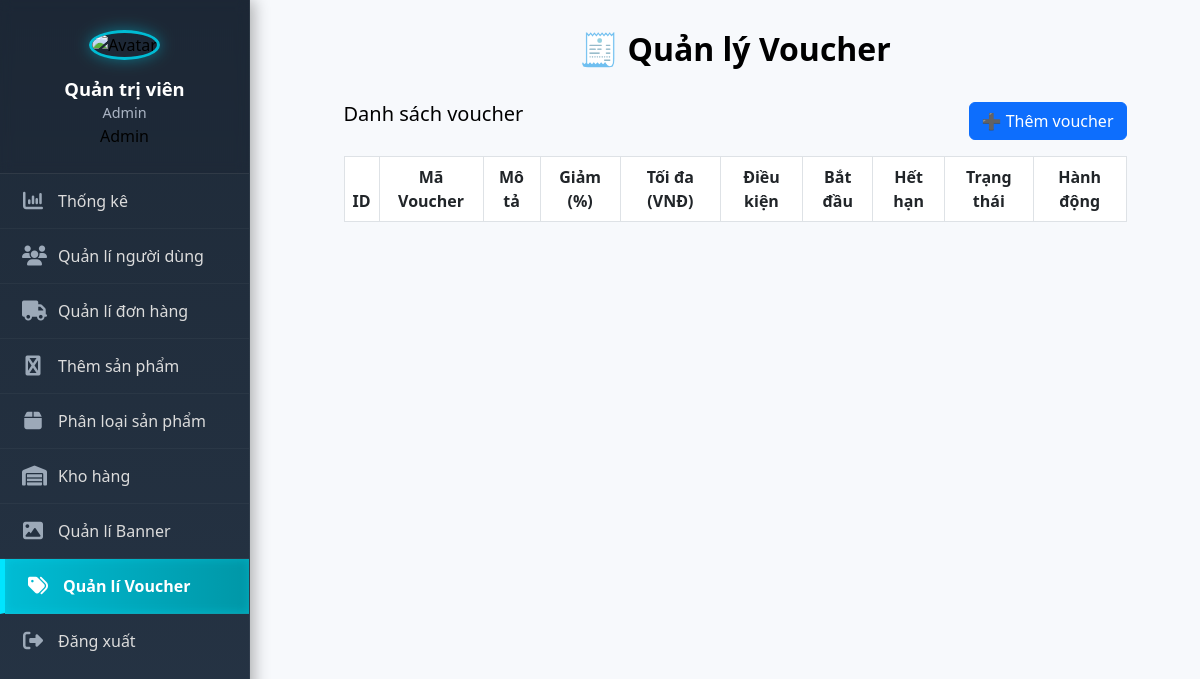
Page /admin_voucher.php on the earlier database version.
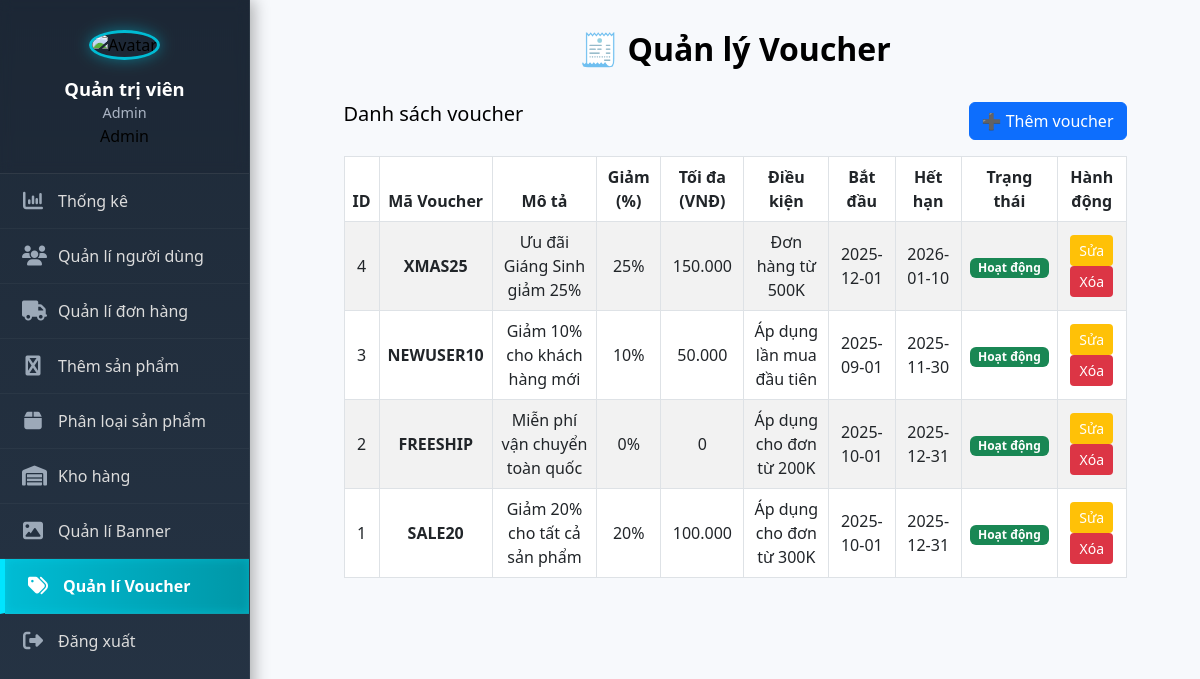
Same page on the later database version.
### tables this page shows
CREATE TABLE `vouchers` (
    `id` INT(11) NOT NULL AUTO_INCREMENT,
    `ma_voucher` VARCHAR(50) NOT NULL UNIQUE,  
    `mo_ta` TEXT DEFAULT NULL,  
    `giam_phan_tram` INT(3) NOT NULL DEFAULT 0,  
    `gia_tri_toi_da` DECIMAL(10, 2) DEFAULT NULL,  
    `dieu_kien` VARCHAR(255) DEFAULT NULL,  
    `ngay_bat_dau` DATE NOT NULL DEFAULT(CURRENT_DATE),  
    `ngay_het_han` DATE NOT NULL,  
    `trang_thai` ENUM('Hoạt động', 'Hết hạn', 'Ẩn') DEFAULT 'Hoạt động',
    PRIMARY KEY (`id`)
);

### admin_voucher.php (the view, shortened to what this page needs)
<?php
include "Database/connectdb.php";
$result = $conn->query("SELECT * FROM vouchers ORDER BY id DESC");
?>
<!DOCTYPE html>
<html lang="vi">
<head>
    <link href="https://cdn.jsdelivr.net/npm/bootstrap@5.3.0/dist/css/bootstrap.min.css" rel="stylesheet">
    <link rel="stylesheet" href="https://cdnjs.cloudflare.com/ajax/libs/font-awesome/6.5.0/css/all.min.css">
</head>
<body>
    <?php include 'sidebar_admin.php'; ?>
    <div class="main-content">
        <h2 class="mb-4">🧾 Quản lý Voucher</h2>
        <div class="d-flex justify-content-between mb-3">
            <h5>Danh sách voucher</h5>
            <button class="btn btn-primary" data-bs-toggle="modal" data-bs-target="#addModal">➕ Thêm voucher</button>
        </div>
        <div class="table-responsive">
            <table class="table table-bordered table-striped align-middle text-center">
                <thead>
                    <tr>
                        <th>ID</th>
                        <th>Mã Voucher</th>
                        <th>Mô tả</th>
                        <th>Giảm (%)</th>
                        <th>Tối đa (VNĐ)</th>
                        <th>Điều kiện</th>
                        <th>Bắt đầu</th>
                        <th>Hết hạn</th>
                        <th>Trạng thái</th>
                        <th>Hành động</th>
                    </tr>
                </thead>
                <tbody>
                    <?php while ($row = $result->fetch_assoc()): ?>
                        <tr>
                            <td><?= $row['id'] ?></td>
                            <td><strong><?= htmlspecialchars($row['ma_voucher']) ?></strong></td>
                            <td><?= htmlspecialchars($row['mo_ta']) ?></td>
                            <td><?= $row['giam_phan_tram'] ?>%</td>
                            <td><?= number_format($row['gia_tri_toi_da'], 0, ',', '.') ?></td>
                            <td><?= htmlspecialchars($row['dieu_kien']) ?></td>
                            <td><?= $row['ngay_bat_dau'] ?></td>
                            <td><?= $row['ngay_het_han'] ?></td>
                            <td>
                                <span class="badge bg-<?= $row['trang_thai'] == 'Hoạt động' ? 'success' : ($row['trang_thai'] == 'Hết hạn' ? 'secondary' : 'warning') ?>">
                                    <?= $row['trang_thai'] ?>
                                </span>
                            </td>
                            <td>
                                <button class="btn btn-sm btn-edit" data-bs-toggle="modal" data-bs-target="#editModal<?= $row['id'] ?>">Sửa</button>
                                <a href="?delete=<?= $row['id'] ?>" class="btn btn-sm btn-delete" onclick="return confirm('Xóa voucher này?')">Xóa</a>
                            </td>
                        </tr>
                    <?php endwhile; ?>
                </tbody>
            </table>
        </div>
    </div>
</body>
</html>

### sidebar_admin.php (shortened to what this page needs)
<?php
$ho_ten_display = htmlspecialchars($_SESSION['ho_ten'] ?? 'Quản trị viên');
$username_display = htmlspecialchars($_SESSION['tk'] ?? 'Admin');
$avatar_path = !empty($_SESSION['avatar'])
    ? htmlspecialchars($_SESSION['avatar'])
    : 'https://cdn-icons-png.flaticon.com/512/149/149071.png';
?>
<link rel="stylesheet" href="../css/sidebar.css">
<div class="sidebar">
    <div class="user-info-container">
        <img src="<?php echo $avatar_path; ?>" alt="Avatar" class="sidebar-avatar">
        <h2 class="ho-ten-display"><?php echo $ho_ten_display; ?></h2>
        <p class="username-display"><?php echo $username_display; ?></p>
        <span class="role-badge">Admin</span>
    </div>
    <ul class="sidebar-menu">
        <li><i class="fa fa-chart-column"></i><a href="thong_ke.php">Thống kê</a></li>
        <li><i class="fa fa-users"></i><a href="quanlinguoidung_admin.php">Quản lí người dùng</a></li>
        <li><i class="fa fa-truck"></i><a href="quan_ly_don_hang.php">Quản lí đơn hàng</a></li>
        <li><i class="fa fa-product-hunt"></i><a href="themsanpham.php">Thêm sản phẩm</a></li>
        <li><i class="fa fa-box"></i><a href="phanloaisanpham.php">Phân loại sản phẩm</a></li>
        <li><i class="fa fa-warehouse"></i><a href="khohang.php">Kho hàng</a></li>
        <li><i class="fa fa-image"></i><a href="admin_banner.php">Quản lí Banner</a></li>
        <li><i class="fa fa-tags"></i><a href="admin_voucher.php">Quản lí Voucher</a></li>
        <li><i class="fa fa-sign-out-alt"></i><a href="login.php">Đăng xuất</a></li>
    </ul>
</div>

### css/sidebar.css (style rules this page uses)
html, body { margin: 0; padding: 0; }
body { font-family: 'Poppins', 'Segoe UI', Tahoma, Geneva, Verdana, sans-serif; background: #f7f9fc; color: #000; padding-left: 270px; transition: none !important; }
.sidebar { width: 250px; background: linear-gradient(180deg, #1E2A38 0%, #263445 100%); box-shadow: 4px 0 15px rgba(0, 0, 0, 0.3); display: flex; flex-direction: column; position: fixed; left: 0; top: 0; height: 100vh; overflow-y: auto; border-right: 1px solid rgba(255, 255, 255, 0.05); z-index: 1000; }
.user-info-container { text-align: center; padding: 30px 0 25px; border-bottom: 1px solid rgba(255, 255, 255, 0.08); background: rgba(0, 0, 0, 0.05); backdrop-filter: blur(6px); }
.sidebar-avatar { width: 85px; height: 85px; border-radius: 50%; object-fit: cover; border: 3px solid #00bcd4; box-shadow: 0 0 15px rgba(0, 188, 212, 0.5); margin-bottom: 12px; transition: transform 0.3s ease; }
.ho-ten-display { font-size: 1.15rem; font-weight: 600; color: #fff; margin: 6px 0 2px 0; }
.username-display { font-size: 0.9rem; color: #aab4c4; margin: 0; }
.sidebar ul { list-style: none; padding: 0; margin: 0; flex-grow: 1; }
.sidebar ul li { padding: 15px 22px; cursor: pointer; display: flex; align-items: center; transition: all 0.25s ease; color: #dcdcdc; font-weight: 500; position: relative; border-bottom: 1px solid rgba(255, 255, 255, 0.04); }
.sidebar ul li:last-child { border-bottom: none; }
.sidebar ul li i { margin-right: 14px; font-size: 1.25rem; min-width: 22px; text-align: center; color: #9ca9b8; transition: color 0.25s ease; }
.sidebar ul li a { text-decoration: none; color: inherit; width: 100%; display: flex; align-items: center; }
.sidebar ul li.active { background: linear-gradient(90deg, #00BCD4 0%, #0097A7 100%); color: #fff !important; font-weight: 600; border-left: 5px solid #00e5ff; box-shadow: inset 0 0 10px rgba(0, 229, 255, 0.3); }
.sidebar ul li.active i { color: #fff !important; }

### admin_voucher.php (style rules this page uses)
body { background-color: #f8f9fa; overflow-x: hidden; }
.main-content { padding: 30px; min-height: 100vh; display: flex; flex-direction: column; align-items: center; }
.table-responsive { width: 90%; max-width: 1100px; }
.table thead { background-color: #007bff; color: white; }
.btn-edit { background-color: #ffc107; color: #fff; }
.btn-delete { background-color: #dc3545; color: #fff; }
h2 { font-weight: bold; text-align: center; margin-bottom: 25px; }
.d-flex.justify-content-between { width: 90%; max-width: 1100px; margin: 10px auto; }

Differences in the rows shown:
added vouchers: id "4", ma_voucher "XMAS25", mo_ta "Ưu đãi Giáng Sinh giảm 25%", giam_phan_tram "25", gia_tri_toi_da "150.000", dieu_kien "Đơn hàng từ 500K", ngay_bat_dau "2025-12-01", ngay_het_han "2026-01-10", trang_thai "Hoạt động"
added vouchers: id "3", ma_voucher "NEWUSER10", mo_ta "Giảm 10% cho khách hàng mới", giam_phan_tram "10", gia_tri_toi_da "50.000", dieu_kien "Áp dụng lần mua đầu tiên", ngay_bat_dau "2025-09-01", ngay_het_han "2025-11-30", trang_thai "Hoạt động"
added vouchers: id "2", ma_voucher "FREESHIP", mo_ta "Miễn phí vận chuyển toàn quốc", giam_phan_tram "0", gia_tri_toi_da "0", dieu_kien "Áp dụng cho đơn từ 200K", ngay_bat_dau "2025-10-01", ngay_het_han "2025-12-31", trang_thai "Hoạt động"
added vouchers: id "1", ma_voucher "SALE20", mo_ta "Giảm 20% cho tất cả sản phẩm", giam_phan_tram "20", gia_tri_toi_da "100.000", dieu_kien "Áp dụng cho đơn từ 300K", ngay_bat_dau "2025-10-01", ngay_het_han "2025-12-31", trang_thai "Hoạt động"
